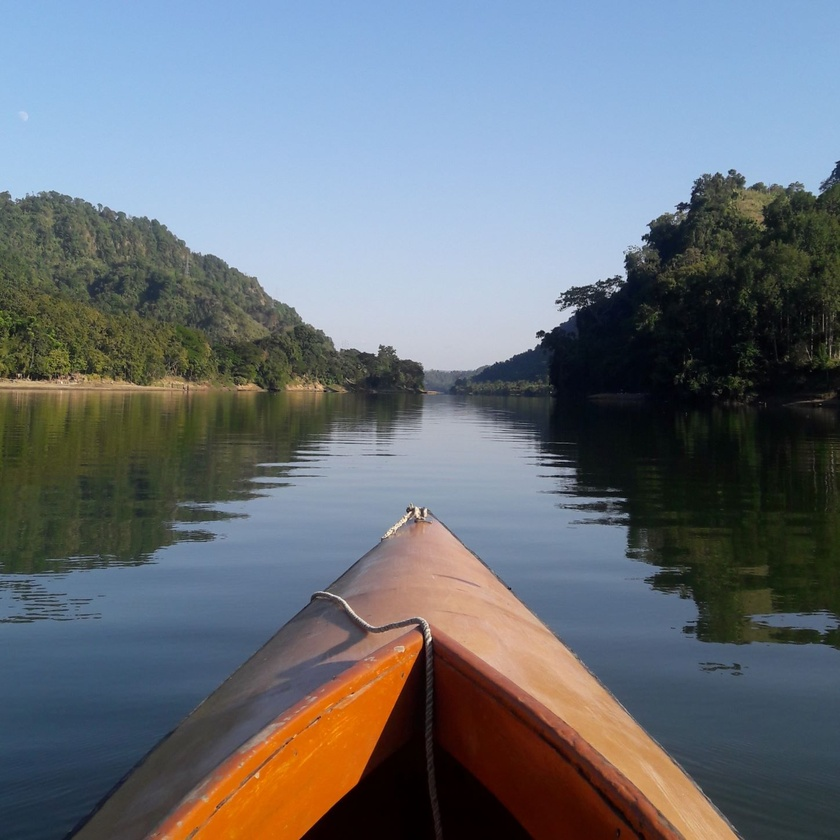
#> input picture CSE428/LAB4/kayak.jpg, 840 x 840 px, shrunk from 1448 x 1448 before the run, found by its file name
$ jupyter execute CSE428_Lab_Exp_5.ipynb   (older library calls are emulated)
#> lines starting #> are read from the running program, lines starting #| are printed output that depends on the picture
[cell 1]
from skimage import io, img_as_float
import numpy as np
import matplotlib.pyplot as plt

[cell 2]
def box_kernel(size):
  return np.ones((size, size))/(size**2)

kernel = box_kernel(5)
print(kernel)
io.imshow(kernel)
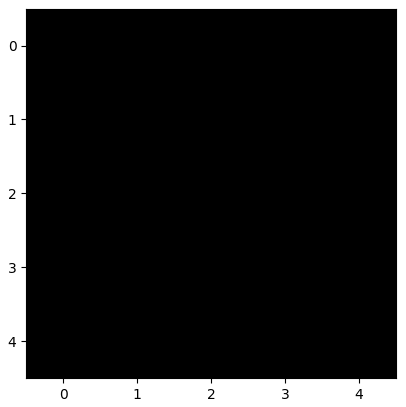
#> figure drawn by matplotlib, 1 panel

[cell 3]
def plot_kernel(kernel, cmap='Reds'):
#> called with cmap = 'Reds'
  plt.imshow(kernel, cmap = cmap)
  plt.colorbar()
  plt.show()
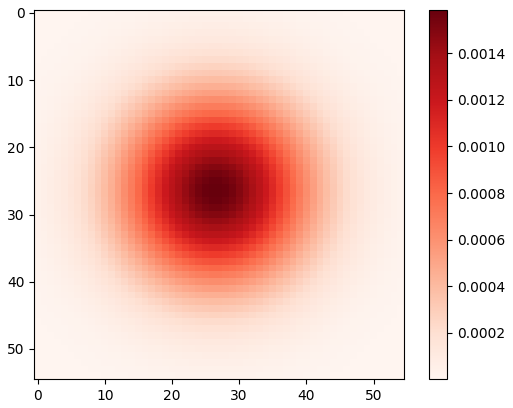
#> figure drawn by matplotlib, 2 panels
  print('Kernel shape: ', kernel.shape)

[cell 4]
def gaussian_kernel(size, sigma):
  x = np.linspace(0, size, size)
  y = np.linspace(0, size, size)

  X, Y = np.meshgrid(x, y, sparse = True)
  gaussian = np.exp(-((X-size//2)**2+(Y-size//2)**2)/(2*(sigma**2)))
  gaussian = gaussian/(2*np.pi*(sigma**2))

  return gaussian

[cell 5]
kernel = gaussian_kernel(55, 10)
plot_kernel(kernel)

[cell 6]
from numpy import pad

[cell 7]
image = io.imread('/content/drive/MyDrive/CSE428/LAB4/kayak.jpg')
#> image is the input picture: shape (840, 840, 3); mean R, G, B 105.9, 113.2, 121.1
plt.imshow(image)

[cell 8]
pad_width = 200

[cell 9]
img_padded = pad(image, pad_width=[(pad_width,pad_width), (pad_width,pad_width), (0,0)], mode='reflect')
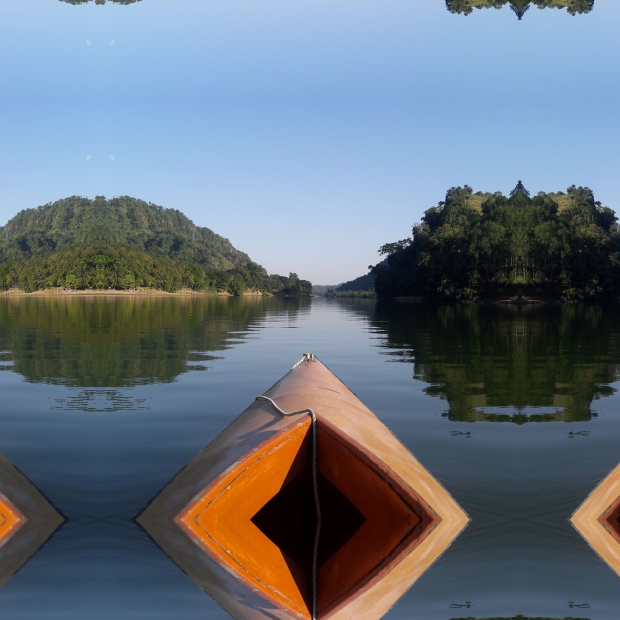
#> img_padded: shape (1240, 1240, 3) (shown at 1/2 size); mean R, G, B 103.8, 114.4, 125.4
plt.imshow(img_padded, cmap='gray')

[cell 10]
from skimage.color import rgb2gray
image = rgb2gray(image)
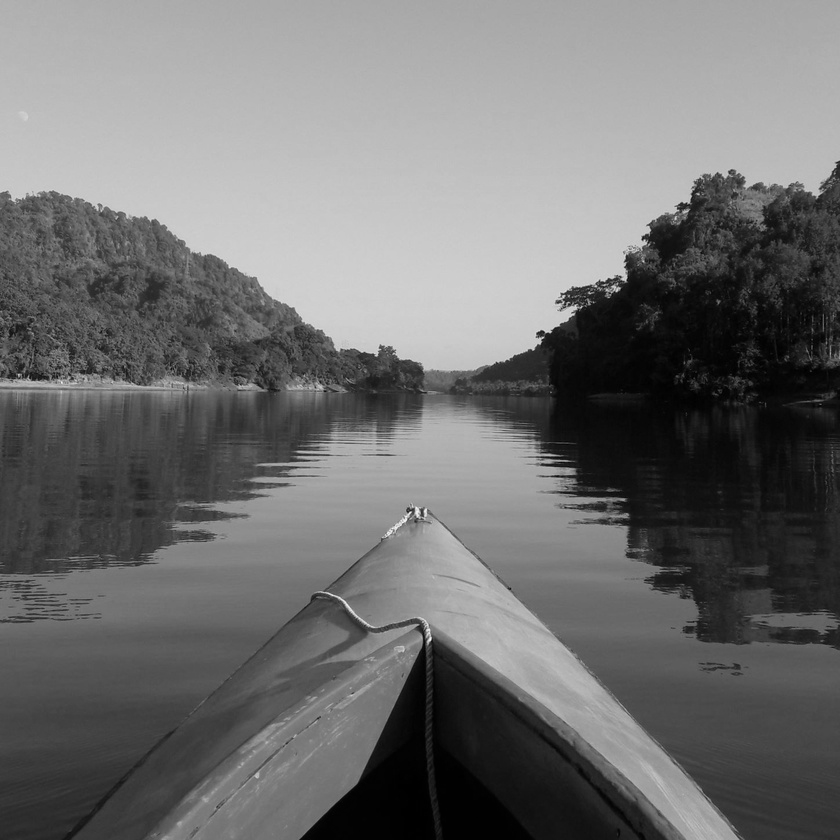
#> image: shape (840, 840) float64; min 0.000565, max 0.976, mean 0.44
image.shape
#> Out = (840, 840)

[cell 11]
# zero_padding
kernel_size = 35
kernel = gaussian_kernel(kernel_size, 50)

pad_width = int((kernel_size-1)/2)
img_padded = pad(image, pad_width=[(pad_width,pad_width), (pad_width,pad_width)], mode='constant', constant_values=0)
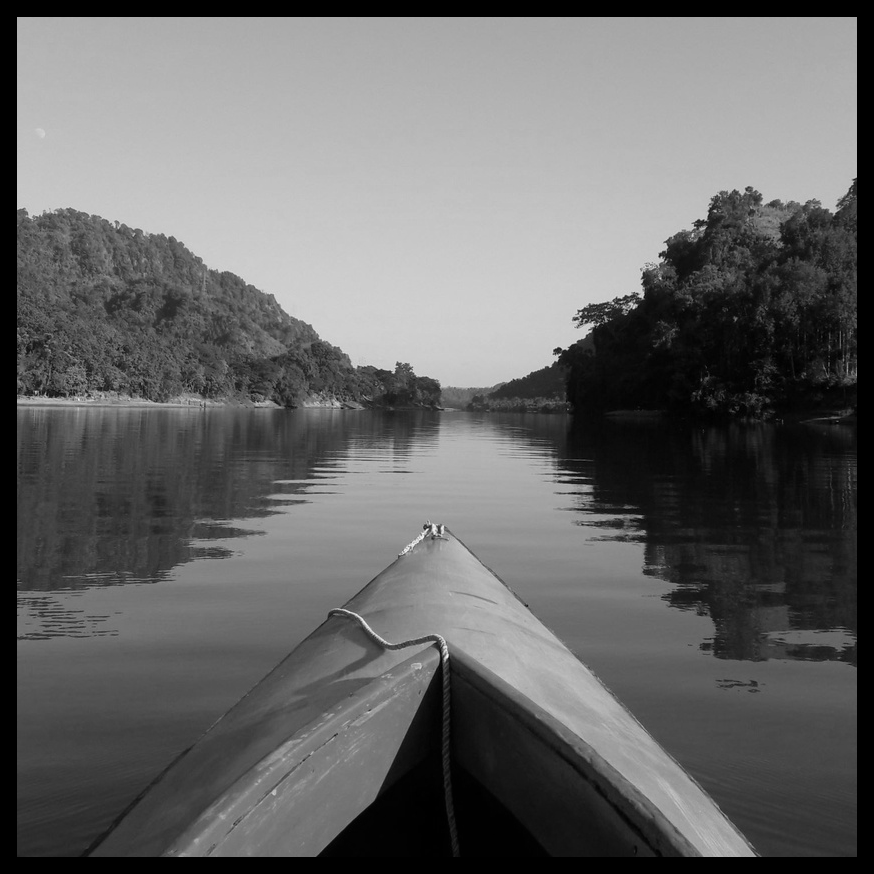
#> img_padded: shape (874, 874) float64; min 0, max 0.976, mean 0.407

[cell 12]
from google.colab import drive
drive.mount('/content/drive')

[cell 13]
img_padded.shape
#> Out = (874, 874)

[cell 14]
from scipy import signal
I=img_as_float(image)
I.shape
filtered_img = signal.correlate(I, kernel, mode='valid', method='direct')
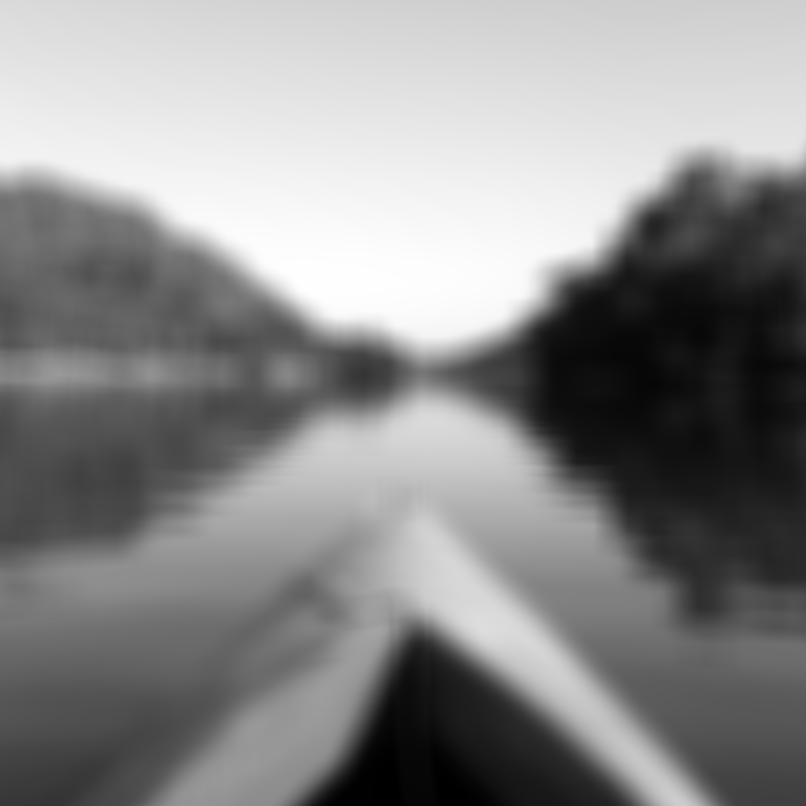
#> filtered_img: shape (806, 806) float64; min 0.000322, max 0.0607, mean 0.0332; drawn with min black and max white
plt.subplot(1,2,1)
plt.imshow(image, cmap='gray')
plt.subplot(1,2,2)
plt.imshow(filtered_img, cmap='gray')

[cell 15]
# zero_padding
kernel_size = 55
kernel = box_kernel(kernel_size)

pad_width = int((kernel_size-1)/2)
img_padded = pad(image, pad_width=[(pad_width,pad_width), (pad_width,pad_width)], mode='constant', constant_values=0)
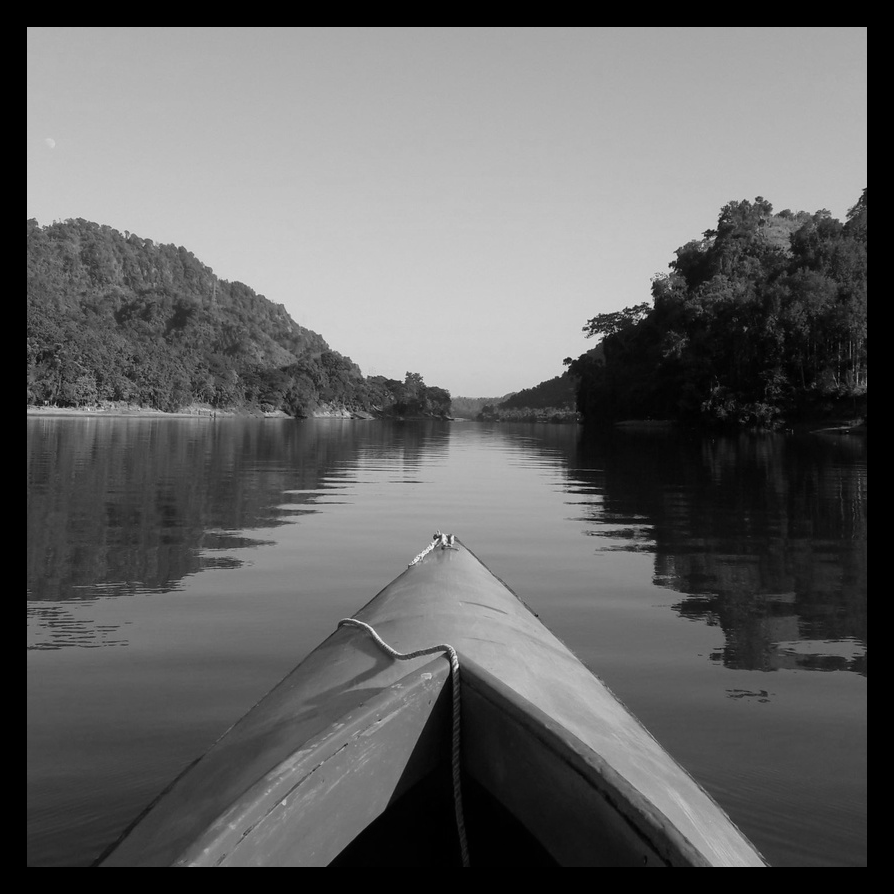
#> img_padded: shape (894, 894) float64; min 0, max 0.976, mean 0.389

filtered_img = signal.correlate(img_padded, kernel, mode='valid', method='auto')
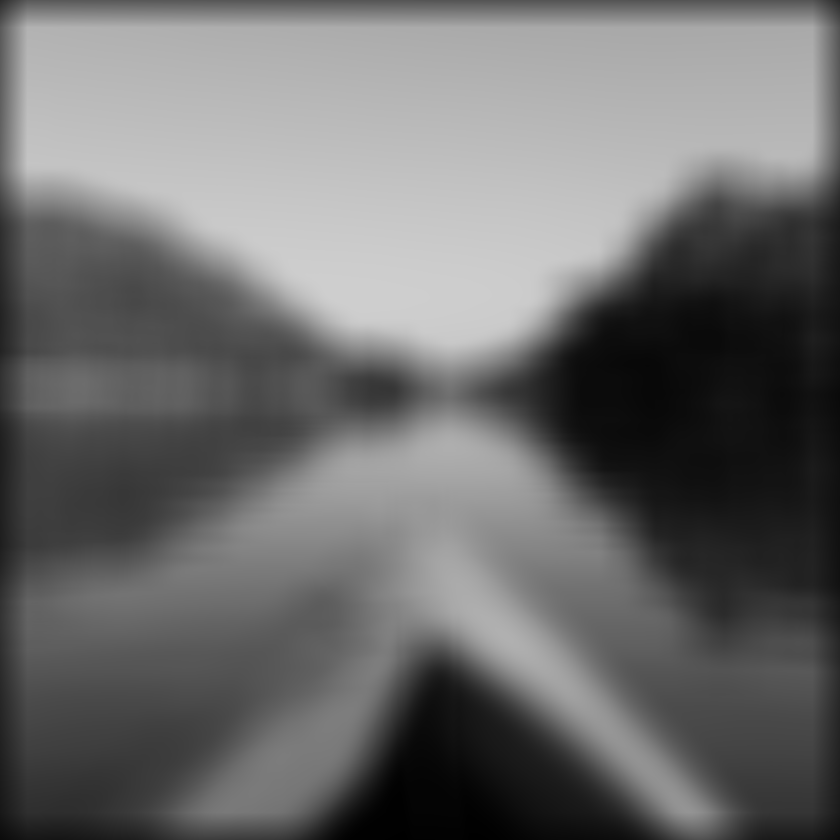
#> filtered_img: shape (840, 840) float64; min 0.00304, max 0.811, mean 0.427
plt.subplot(1,2,1)
plt.imshow(image, cmap='gray')
plt.subplot(1,2,2)
plt.imshow(filtered_img, cmap='gray')

[cell 16]
from skimage.filters import median
img_filtered_median = median(filtered_img, selem=None, mode='nearest', cval=2.0, behavior='ndimage')

$ run again, with CSE428/LAB4/nature.jpg copied over CSE428/LAB4/kayak.jpg
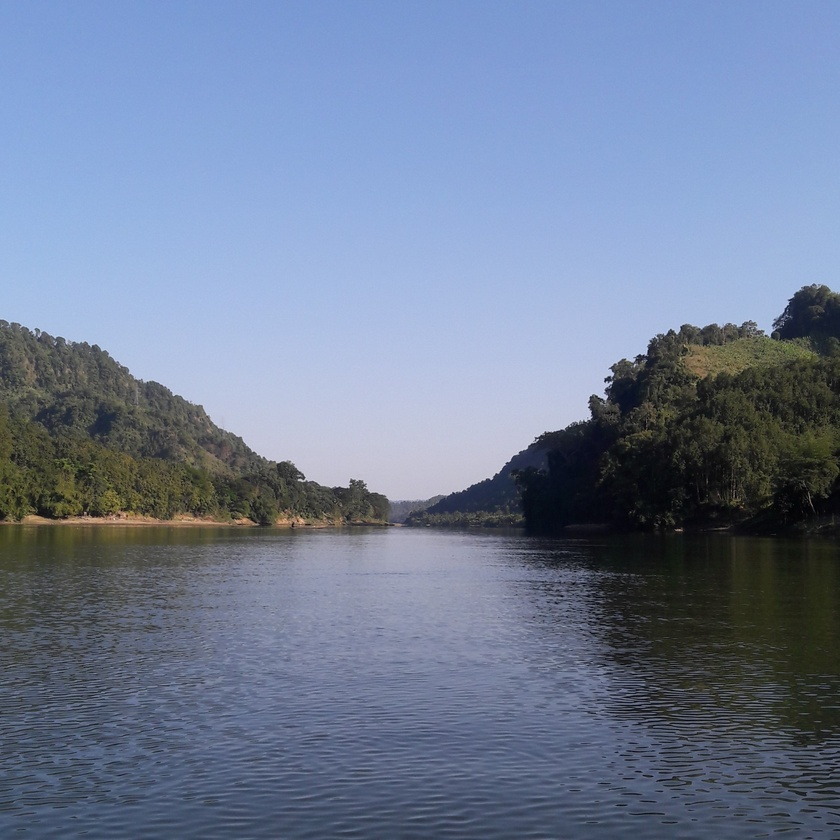
#> input picture CSE428/LAB4/nature.jpg, 840 x 840 px, shrunk from 2249 x 2249 before the run, found by its file name
#> image is the input picture: shape (840, 840, 3); mean R, G, B 111.7, 125.8, 151.5
#> `img_padded = pad(image, pad_width=[(pad_width,pad_width), (pad_width,p..`:
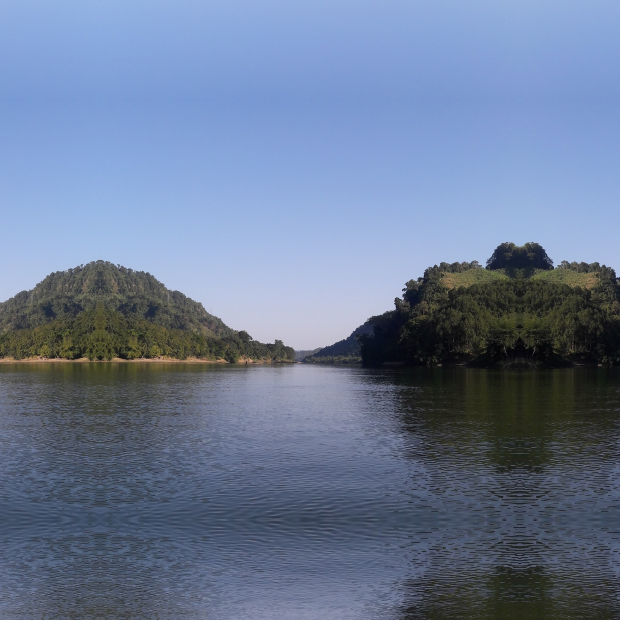
#> img_padded: shape (1240, 1240, 3) (shown at 1/2 size); mean R, G, B 106.4, 122, 149.4
#> image: shape (840, 840) float64
#> `filtered_img = signal.correlate(img_padded, kernel, mode='valid', meth..`:
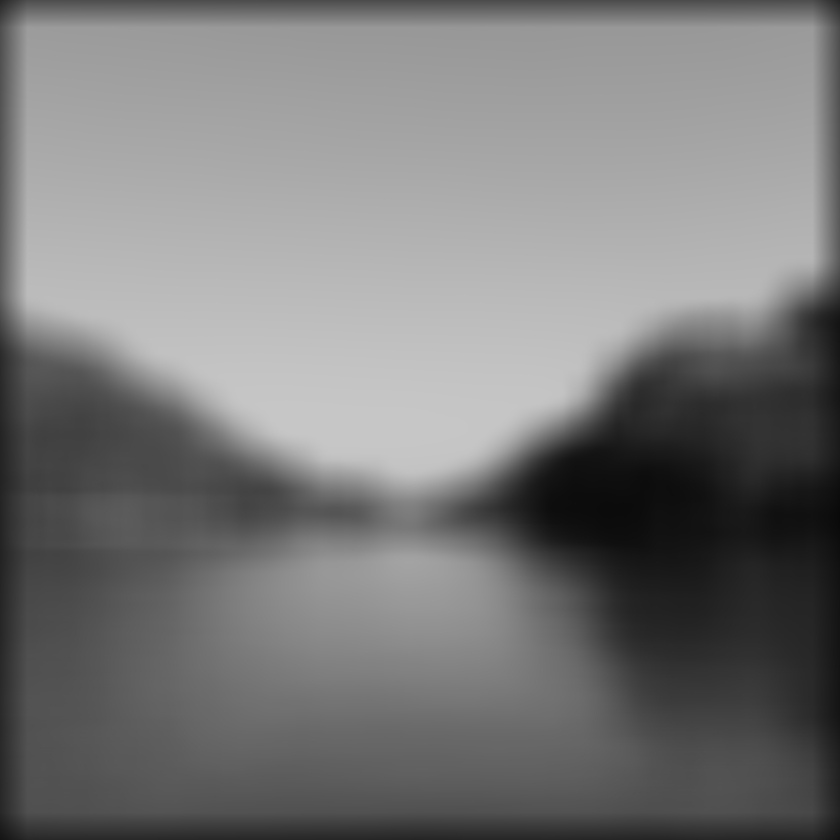
#> filtered_img: shape (840, 840) float64; min 0.0374, max 0.779, mean 0.475
